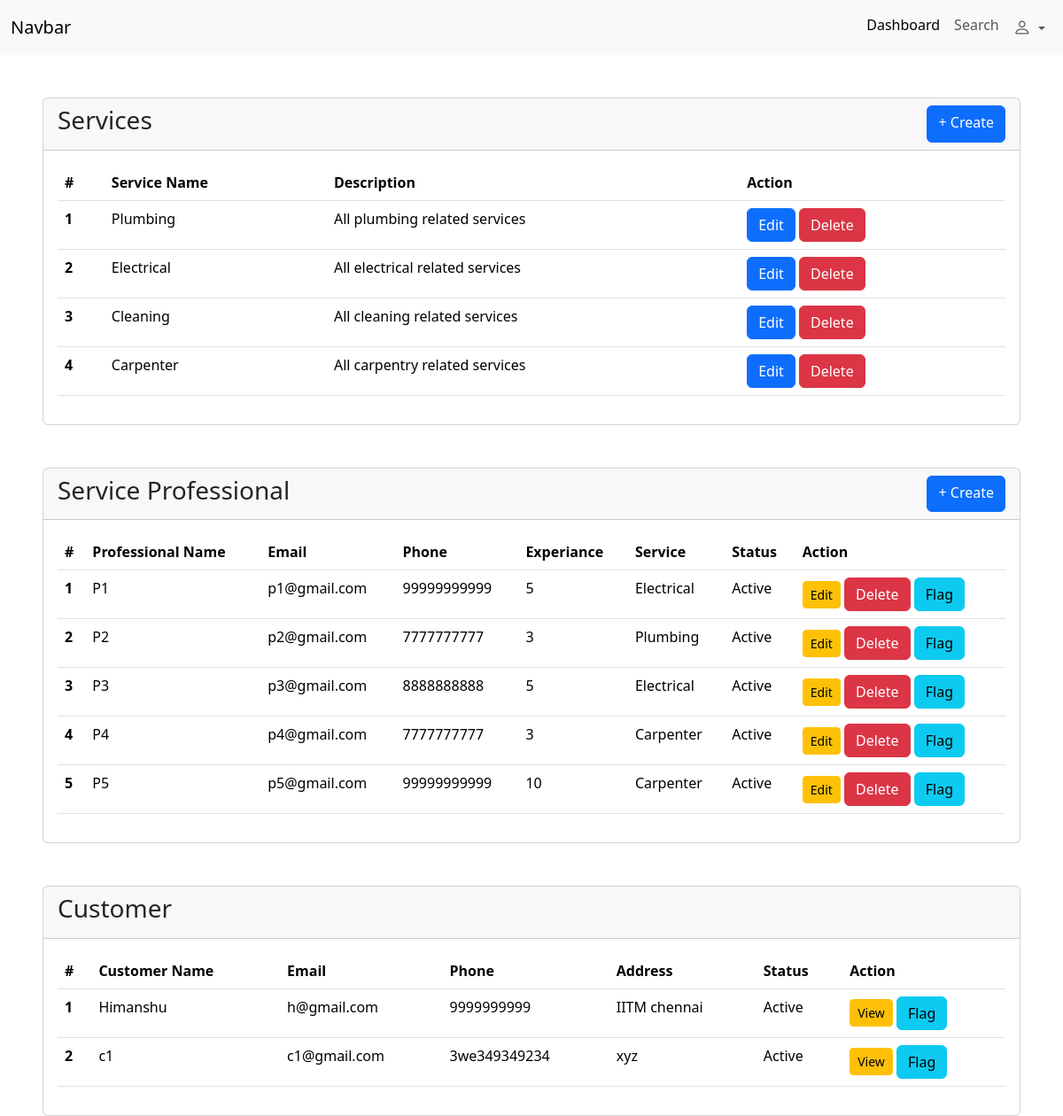
The app's page /admin/dashboard (signed in) with its own data.
### backend/models.py (models this page shows, shortened)
class ServiceCategory(db.Model , UserMixin):
    __tablename__ = 'service_category'
    id = db.Column(db.Integer, primary_key=True)
    name = db.Column(db.String, unique=True, nullable=False)
    description = db.Column(db.String, nullable=True)
    professionals  = db.relationship("Professional", backref="service_category" , cascade="all, delete-orphan" )
    bookings = db.relationship("Booking" , backref="service_category" , cascade="all, delete-orphan")

class Professional(db.Model,UserMixin):
    __tablename__ = 'professional'
    id = db.Column(db.Integer, primary_key=True)
    name = db.Column(db.String, nullable=False)
    servicecategoryid = db.Column(db.Integer, db.ForeignKey('service_category.id'), nullable=False)
    email = db.Column(db.String, unique=True, nullable=False)
    password = db.Column(db.String, nullable=False)
    phone = db.Column(db.String, nullable=True)
    experience = db.Column(db.Integer, nullable=True)
    status = db.Column(db.Integer,nullable=True)
    recived_bookings = db.relationship("Booking", backref="professional" ,cascade="all, delete-orphan" )

class Customer(db.Model ,UserMixin):
    __tablename__ = 'customer'
    id = db.Column(db.Integer, primary_key=True)
    name = db.Column(db.String, nullable=False)
    email = db.Column(db.String, unique=True, nullable=False)
    password = db.Column(db.String, nullable=False)
    phone = db.Column(db.String, nullable=True)
    address = db.Column(db.String, nullable=True)
    status=db.Column(db.String)
    sent_bookings = db.relationship("Booking", backref="customer")

### backend/routes.py (the view)
@app.route("/admin/dashboard")
@login_required
def admin_dashboard():
    if isinstance(current_user , Admin):
        if request.method=="GET" :
            allcats  = db.session.query(ServiceCategory).all()
            profs = db.session.query(Professional).all()
            custs = db.session.query(Customer).all()
            return render_template("admin/dashboard.html" , allcats= allcats , profs=profs , custs=custs)
    else:
        return "Unauthorized" , 403

### app.py (called while the page is built)
def create_app():
    app  = Flask(__name__)
    app.config["SQLALCHEMY_DATABASE_URI"] = "sqlite:///my_db.sqlite3"
    db.init_app(app)
    app.app_context().push()
    app.config['SECRET_KEY'] = 'supersecretkey'
    login_manager = LoginManager(app)
    @login_manager.user_loader
    def load_user(email):
        user = db.session.query(Customer).filter_by(email=email).first()  or \
                db.session.query(Admin).filter_by(email=email).first() or \
                db.session.query(Professional).filter_by(email=email).first()
        return user
    return app

### templates/admin/dashboard.html (shortened to what this page needs)
<!DOCTYPE html>
<html lang="en">
<head>
    <link href="https://cdn.jsdelivr.net/npm/bootstrap@5.3.8/dist/css/bootstrap.min.css" rel="stylesheet"
>
    <link rel="stylesheet" href="https://cdn.jsdelivr.net/npm/bootstrap-icons@1.13.1/font/bootstrap-icons.min.css">
</head>
<body>
    <nav class="navbar navbar-expand-lg bg-body-tertiary">
        <div class="container-fluid">
            <a class="navbar-brand" href="#">Navbar</a>
            <div class="collapse navbar-collapse" id="navbarSupportedContent">
                <ul class="navbar-nav  mb-2 mb-lg-0 ms-auto">
                    <li class="nav-item">
                        <a class="nav-link active" aria-current="page" href="#">Dashboard</a>
                    </li>
                    <li class="nav-item">
                        <a class="nav-link " aria-disabled="true">Search</a>
                    </li>
                    <li class="nav-item dropdown">
                        <a class="nav-link dropdown-toggle" href="#" role="button" data-bs-toggle="dropdown"
                            aria-expanded="false">
                            <i class="bi bi-person fs-5"></i>
                        </a>
                    </li>
                </ul>
            </div>
        </div>
    </nav>
    <div class="card mt-5 ms-5 me-5">
        <div class="card-header d-flex">
            <h3>Services</h3>
            <a href="/manageservice?action=create" class="btn btn-primary ms-auto">+ Create</a>
        </div>
        <div class="card-body">
            <table class="table">
                <thead>
                    <tr>
                        <th scope="col">#</th>
                        <th scope="col">Service Name</th>
                        <th scope="col">Description</th>
                        <th scope="col">Action</th>
                    </tr>
                </thead>
                <tbody>
                    {% for cat in allcats %}
                    <tr>
                        <th scope="row">{{loop.index}}</th>
                        <td>{{cat.name}}</td>
                        <td>{{cat.description}}</td>
                        <td>
                            <a href="/manageservice?action=edit&id={{cat.id}}" class="btn btn-primary">Edit</a>
                            <button type="button" class="btn btn-danger" data-bs-toggle="modal"
                                data-bs-target="#servicecat{{cat.id}}">
                                Delete
                            </button>
                        </td>
                    </tr>
                    {% endfor %}
                </tbody>
            </table>
        </div>
    </div>
    <div class="card mt-5 ms-5 me-5">
        <div class="card-header d-flex">
            <h3>Service Professional</h3>
            <a href="/manageprofessional?action=create" class="btn btn-primary ms-auto">+ Create</a>
        </div>
        <div class="card-body">
            <table class="table">
                <thead>
                    <tr>
                        <th scope="col">#</th>
                        <th scope="col">Professional Name</th>
                        <th scope="col">Email</th>
                        <th scope="col">Phone</th>
                        <th scope="col">Experiance</th>
                        <th scope="col">Service</th>
                        <th scope="col">Status</th>
                        <th scope="col">Action</th>
                    </tr>
                </thead>
                <tbody>
                    {% for prof in profs %}
                    <tr>
                        <th scope="row">{{loop.index}}</th>
                        <td>{{prof.name}}</td>
                        <td>{{prof.email}}</td>
                        <td>{{prof.phone}}</td>
                        <td>{{prof.experience}}</td>
                        <td>{{prof.service_category.name}}</td>
                        <td>{{prof.status}}</td>
                        <td>
                            <a href="/manageprofessional?action=edit&id={{prof.id}}" class="btn btn-sm btn-warning">Edit</a>
                            <button type="button" class="btn btn-danger" data-bs-toggle="modal"
                                data-bs-target="#prof-{{prof.id}}">
                                Delete
                            </button>
                            <button type="button" class="btn btn-info" data-bs-toggle="modal"
                                data-bs-target="#profflag-{{prof.id}}">
                                {% if prof.status=="Active" %}Flag{% elif prof.status=="Flagged" %}Unflag{% endif %}
                            </button>
                        </td>
                    </tr>
                    {% endfor %}
                </tbody>
            </table>
        </div>
    </div>
    <div class="card mt-5 ms-5 me-5">
        <div class="card-header d-flex">
            <h3>Customer</h3>
        </div>
        <div class="card-body">
            <table class="table">
                <thead>
                    <tr>
                        <th scope="col">#</th>
                        <th scope="col">Customer Name</th>
                        <th scope="col">Email</th>
                        <th scope="col">Phone</th>
                        <th scope="col">Address</th>
                        <th scope="col">Status</th>
                        <th scope="col">Action</th>
                    </tr>
                </thead>
                <tbody>
                    {% for cust in custs %}
                    <tr>
                        <th scope="row">{{loop.index}}</th>
                        <td>{{cust.name}}</td>
                        <td>{{cust.email}}</td>
                        <td>{{cust.phone}}</td>
                        <td>{{cust.address}}</td>
                        <td>{{cust.status}}</td>
                        <td>
                            <button class="btn btn-sm btn-warning">View</button>
                            <button type="button" class="btn btn-info" data-bs-toggle="modal"
                                data-bs-target="#custflag-{{cust.id}}">
                                {% if cust.status=="Active" %}Flag{% elif cust.status=="Flagged" %}Unflag{% endif %}
                            </button>
                        </td>
                    </tr>
                    {% endfor %}
                </tbody>
            </table>
        </div>
    </div>
</body>
</html>

### records on screen
ServiceCategory: name "Plumbing", description "All plumbing related services"
ServiceCategory: name "Electrical", description "All electrical related services"
ServiceCategory: name "Cleaning", description "All cleaning related services"
ServiceCategory: name "Carpenter", description "All carpentry related services"
Professional: name "P1", email "p1@gmail.com", phone "99999999999", experience "5", service_category.name "Electrical", status "Active", shows "Flag"
Professional: name "P2", email "p2@gmail.com", phone "7777777777", experience "3", service_category.name "Plumbing", status "Active", shows "Flag"
Professional: name "P3", email "p3@gmail.com", phone "8888888888", experience "5", service_category.name "Electrical", status "Active", shows "Flag"
Professional: name "P4", email "p4@gmail.com", phone "7777777777", experience "3", service_category.name "Carpenter", status "Active", shows "Flag"
Professional: name "P5", email "p5@gmail.com", phone "99999999999", experience "10", service_category.name "Carpenter", status "Active", shows "Flag"
Customer: name "Himanshu", email "h@gmail.com", phone "9999999999", address "IITM chennai", status "Active"
Customer: name "c1", email "c1@gmail.com", phone "3we349349234", address "xyz", status "Active"
